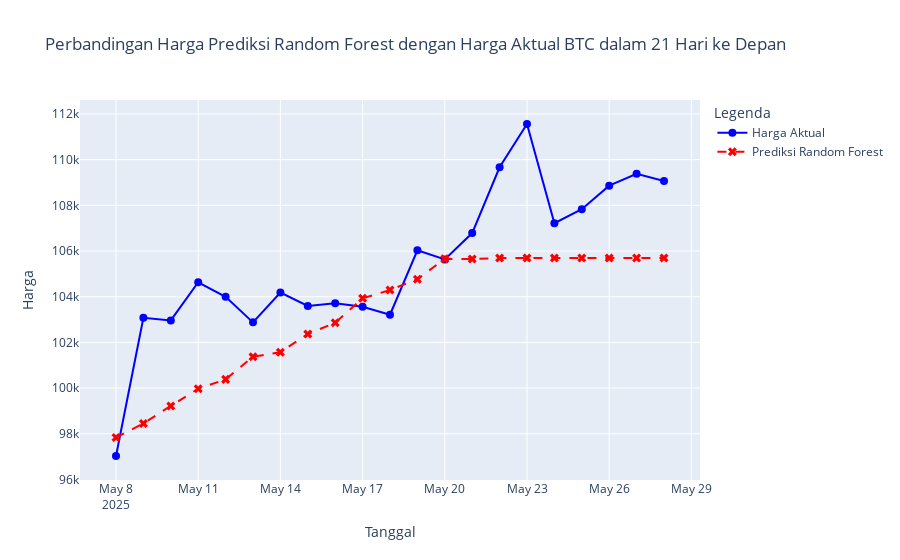

Notebook cell for this chart:
### Code cell
# df_future_dates = pd.read_csv('Prediction/btc-rf-21d-price.csv')
# df_future_dates['date'] = pd.date_range(start='2025-05-08', periods=len(df_future_dates))
# df_future_dates.set_index('date', inplace=True)

df_future_dates = predicted_future_X.copy()

start_date = df_future_dates.index[0]
evaluate_and_plot_prediction('Random Forest', df_future_dates, 'price_pred_rf', 'btc-usd-max_21days.csv', N_FUTURE_PERIODS, start_date, 'BTC')
